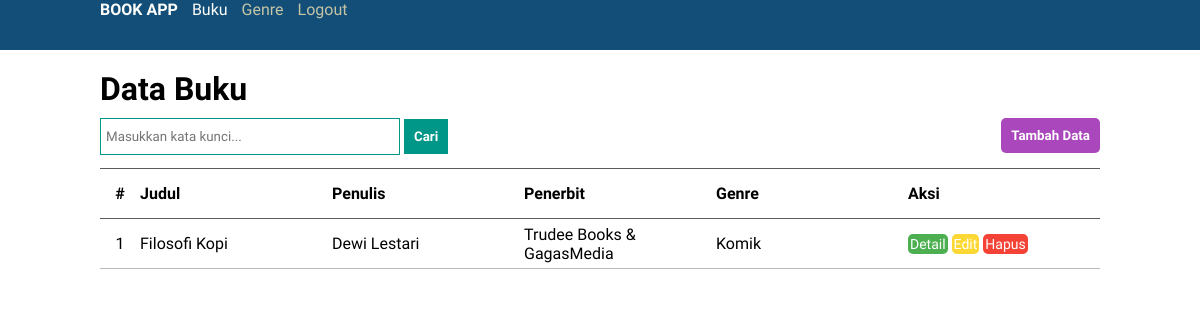
The app's page /buku/index.php?cari=Filosofi Kopi (signed in) with its own data.
### tables this page shows
CREATE TABLE `buku` (
  `id_buku` int(4) NOT NULL,
  `judul` varchar(255) NOT NULL,
  `penulis` varchar(255) NOT NULL,
  `penerbit` varchar(255) NOT NULL,
  `tahun_terbit` int(4) NOT NULL,
  `ringkasan` text NOT NULL,
  `cover` varchar(1000) DEFAULT NULL,
  `id_genre` int(2) DEFAULT NULL
);

CREATE TABLE `genre` (
  `id_genre` int(2) NOT NULL,
  `genre` varchar(20) NOT NULL
);

### buku/index.php (the view, shortened to what this page needs)
<?php
include '../koneksi.php';
$cari = "";
if(isset($_GET['cari']))
{
    $cari = $_GET['cari'];
}
$query = "SELECT id_buku, judul, penulis, penerbit, genre FROM buku INNER JOIN genre ON buku.id_genre = genre.id_genre WHERE judul LIKE '%$cari%' OR penulis LIKE '%$cari%' OR penerbit LIKE '%$cari%' OR genre LIKE '%$cari%' ORDER BY (judul)";
$hasil = mysqli_query($koneksi, $query);
$buku = array();
while ($data = mysqli_fetch_assoc($hasil))
{
    $buku[] = $data;
}
include '../template/header.php';
?>
    <h1 class="title">Data Buku</h1>
        <div class="head-table">
            <form action="" method="get" class="form-cari">
            <input type="search" name="cari" id="cari" placeholder="Masukkan kata kunci...">
            <button type="submit" class="teal">Cari</button>
            </form>
            <button type="button" id="tambah" onclick="window.location='tambah.php'">Tambah Data</button>
        </div>
        <table class="data">
        <tr>
            <th>#</th>
            <th>Judul</th>
            <th>Penulis</th>
            <th>Penerbit</th>
            <th>Genre</th>
            <th>Aksi</th>
        </tr>
<?php
$no = 1;
foreach ($buku as $b) { ?>
    <tr>
        <td><?= $no; ?></td>
        <td><?= $b['judul']; ?></td>
        <td><?= $b['penulis']; ?></td>
        <td><?= $b['penerbit']; ?></td>
        <td><?= $b['genre']; ?></td>
        <td>
            <a href="detail.php?id_buku=<?= $b['id_buku'] ?>" class="aksi hijau">Detail</a>
            <a href="edit.php?id_buku=<?= $b['id_buku'] ?>" class="aksi kuning">Edit</a>
            <a href="hapus.php?id_buku=<?= $b['id_buku'] ?>" class="aksi merah" onclick="return confirm('Apakah anda yakin ingin menghapus data?')">Hapus</a>
        </td>
    </tr>
<?php
$no++;
}
?>
<?php
include '../template/footer.php';
?>

### css/style.css (style rules this page uses)
html, body, h1, h2, h3, div, nav, ul, li, table, th, td, img { margin: 0; padding: 0; }
* { box-sizing: border-box; }
.nav-item a, a.aksi { text-decoration: none; }
h1, .nav-item a, th, td, input[type='search'], button, .form-tambah-edit label, .form-control, .form-tambah-edit textarea, .form-tambah-edit select, .btn-large, .detail { font-family: 'Krub', sans-serif; }
h1.title { margin: 20px 0 10px 0; }
.data { border-collapse: collapse; }
.data, .alert { clear: both; }
.data th, .data td { height: 50px; }
.data th { border-top: 1px solid #5C5C5B; border-bottom: 1px solid #5C5C5B; text-align: left; width: 192px; }
.data td { border-top: 1px solid #B9B9B6; border-bottom: 1px solid #B9B9B6; }
.data th:first-child, .data td:first-child { width: 40px; text-align: center; }
a.aksi { display: inline-block; color: white; padding: 2px; border-radius: 5px; font-size: 14px; }
.hijau { background-color: #4CAF50; }
.kuning { background-color: #FDD835; }
.merah { background-color: #F44336; }
.teal { background-color: #009688; }
input[type='search'] { width: 300px; padding: 10px 5px; border: 1px solid #009688; }
button { padding: 10px; border: none; color: white; font-weight: bold; }
.head-table { width: 100%; clear: both; margin-bottom: 60px; }
.form-cari { float: left; }
#tambah { float: right; background-color: #AB47BC; border-radius: 5px; }

### records on screen
buku: judul "Filosofi Kopi", penulis "Dewi Lestari", penerbit "Trudee Books & GagasMedia", id_genre.genre "Komik"
